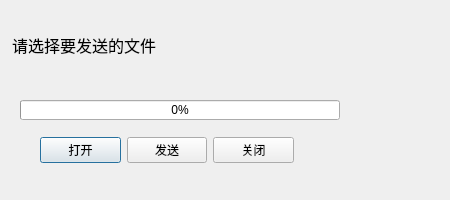
<?xml version="1.0" encoding="UTF-8"?>
<ui version="4.0">
 <class>TcpServer</class>
 <widget class="QDialog" name="TcpServer">
  <property name="geometry">
   <rect>
    <x>0</x>
    <y>0</y>
    <width>450</width>
    <height>200</height>
   </rect>
  </property>
  <property name="minimumSize">
   <size>
    <width>450</width>
    <height>200</height>
   </size>
  </property>
  <property name="maximumSize">
   <size>
    <width>450</width>
    <height>200</height>
   </size>
  </property>
  <property name="windowTitle">
   <string>发送方</string>
  </property>
  <property name="layoutDirection">
   <enum>Qt::LeftToRight</enum>
  </property>
  <widget class="QLabel" name="serverStatusLabel">
   <property name="geometry">
    <rect>
     <x>12</x>
     <y>10</y>
     <width>391</width>
     <height>70</height>
    </rect>
   </property>
   <property name="font">
    <font>
     <pointsize>12</pointsize>
    </font>
   </property>
   <property name="text">
    <string>请选择要发送的文件</string>
   </property>
  </widget>
  <widget class="QProgressBar" name="progressBar">
   <property name="geometry">
    <rect>
     <x>20</x>
     <y>100</y>
     <width>350</width>
     <height>20</height>
    </rect>
   </property>
   <property name="minimumSize">
    <size>
     <width>320</width>
     <height>20</height>
    </size>
   </property>
   <property name="maximumSize">
    <size>
     <width>320</width>
     <height>20</height>
    </size>
   </property>
   <property name="value">
    <number>0</number>
   </property>
  </widget>
  <widget class="QWidget" name="">
   <property name="geometry">
    <rect>
     <x>40</x>
     <y>137</y>
     <width>254</width>
     <height>27</height>
    </rect>
   </property>
   <layout class="QHBoxLayout" name="horizontalLayout">
    <item>
     <widget class="QPushButton" name="serverOpenBtn">
      <property name="minimumSize">
       <size>
        <width>80</width>
        <height>25</height>
       </size>
      </property>
      <property name="text">
       <string>打开</string>
      </property>
     </widget>
    </item>
    <item>
     <widget class="QPushButton" name="serverSendBtn">
      <property name="minimumSize">
       <size>
        <width>80</width>
        <height>25</height>
       </size>
      </property>
      <property name="text">
       <string>发送</string>
      </property>
     </widget>
    </item>
    <item>
     <widget class="QPushButton" name="serverCloseBtn">
      <property name="minimumSize">
       <size>
        <width>80</width>
        <height>25</height>
       </size>
      </property>
      <property name="text">
       <string>关闭</string>
      </property>
     </widget>
    </item>
   </layout>
  </widget>
 </widget>
 <resources/>
 <connections/>
</ui>
